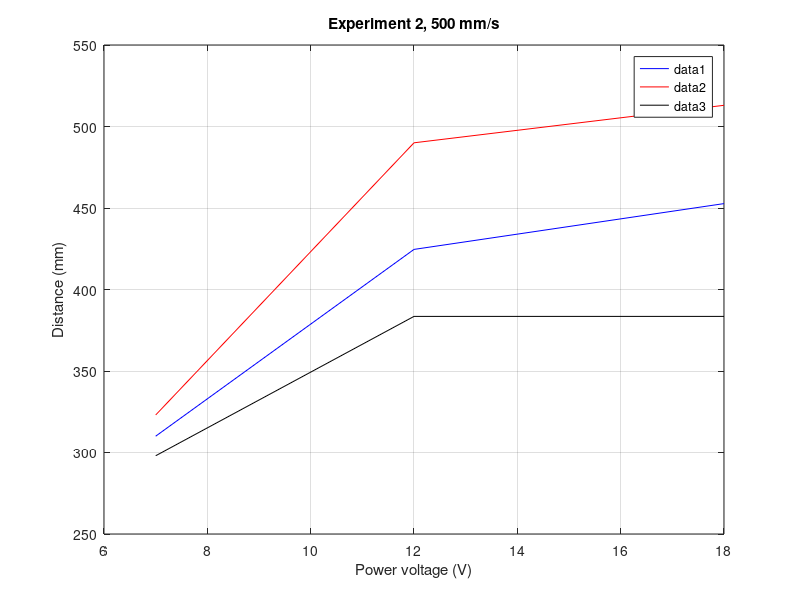
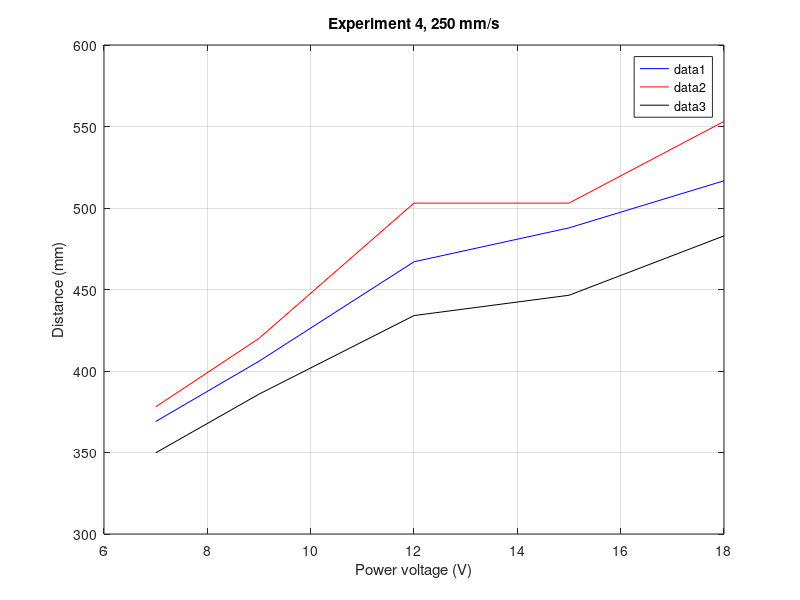
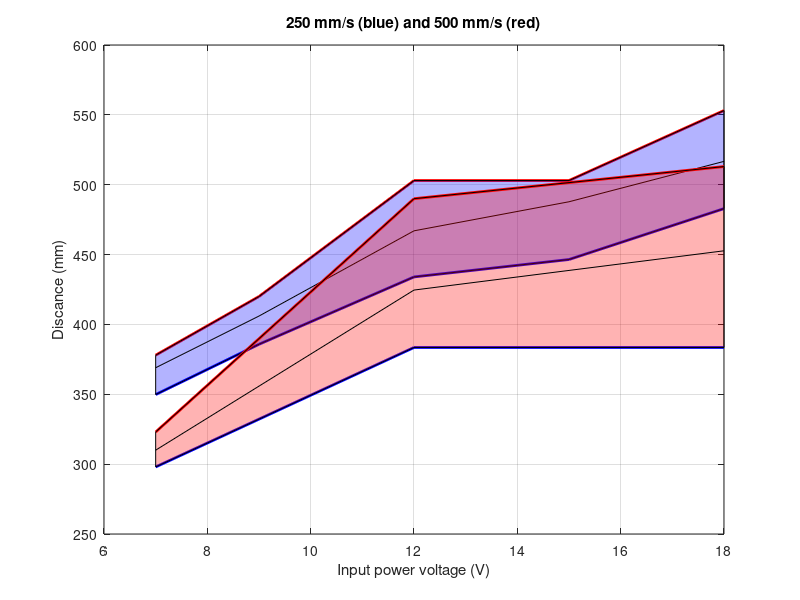

Recreate these plots in MATLAB, in order.
%%%%%%%%%%%%%%%%%%%%%%%%%%%%%%%%%%%%%%%%%%%%%%%%%%%%%%%%%%%%%%%%%%%%%%%%%%%
% Description: This script plots the voltage dependency from the averaged
% distance detection at the point of operation.
% Two representative examples are used: at velocities of 250 mm/s and
% 500 mm/s, within the range 7-18 V of power supply.
%
% As can be noted from the figures, there is a dependency between the
% entrance velocity and the power supply.
% Author: Mario L. Ruz (mario.ruz@uco.es)
%%%%%%%%%%%%%%%%%%%%%%%%%%%%%%%%%%%%%%%%%%%%%%%%%%%%%%%%%%%%%%%%%%%%%%%%%%%
close all; clear all
% Test 221121_10, 7 12 y 15 18V power supply TENMAv1 = [7 12 18], 500 mm/s
v2 = [7 12 18]
medio_global2 = [275 366.7 408]
max_opPoint2 = [323 490 513]; 
media_puntoOp2 = [310 424.6 452.7]
min_opPoint2 = [298 383.5 383.5]

figure(1);
plot(v2, media_puntoOp2,'b');
hold on;
grid on
plot(v2, max_opPoint2,'r');
plot(v2, min_opPoint2,'k');
legend;
xlabel('Power voltage (V)');
ylabel('Distance (mm)');
title('Experiment 2, 500 mm/s');

% Test 221121_10, 7 12 y 15 18V power source TENMAv1 = [9 15], 250 mm/s,
v4 = [7 9 12 15 18]
medio_global4 = [323.3 363 412.4 448.4 484.1]
max_opPoint4 = [378 420 503 503 553.11]
media_puntoOp4 = [369 406 467 487.8 516.7]
min_opPoint4 = [349.8 385.8 434 446.47 482.9]

figure(2);
plot(v4, media_puntoOp4,'b');
hold on;
grid on
plot(v4, max_opPoint4,'r');
plot(v4, min_opPoint4,'k');
legend;
xlabel('Power voltage (V)');
ylabel('Distance (mm)');
title('Experiment 4, 250 mm/s');


% Final Figure
figure(3);
plot(v4, max_opPoint4, 'r', 'LineWidth', 2);
hold on;
plot(v4, min_opPoint4, 'b', 'LineWidth', 2);
fill([v4 fliplr(v4)], [max_opPoint4 fliplr(min_opPoint4)],'b', 'FaceAlpha',0.3); hold on;
plot(v4, media_puntoOp4,'k');
title('250 mm/s');
xlabel('Input power voltage (V)');
ylabel('Distance (mm)');
grid on;

plot(v2, max_opPoint2, 'r', 'LineWidth', 2);
hold on;
plot(v2, min_opPoint2, 'b', 'LineWidth', 2);
fill([v2 fliplr(v2)], [max_opPoint2 fliplr(min_opPoint2)],'R', 'FaceAlpha',0.3); hold on;
plot(v2, media_puntoOp2,'k');
grid on;
title('250 mm/s (blue) and 500 mm/s (red)');
xlabel('Input power voltage (V)');
ylabel('Discance (mm)');

% Pearson Analysis
% 250 mm/s
r1 = corrcoef(v4, media_puntoOp4);
r1 = r1(1,2); % Pearson coefficient
fprintf('Pearson coefficient: %.4f\n', r1);

% 500 mm/s
r2 = corrcoef(v2, media_puntoOp2);
r2 = r2(1,2); % Pearson coefficient
fprintf('Pearson coefficient: %.4f\n', r2);

